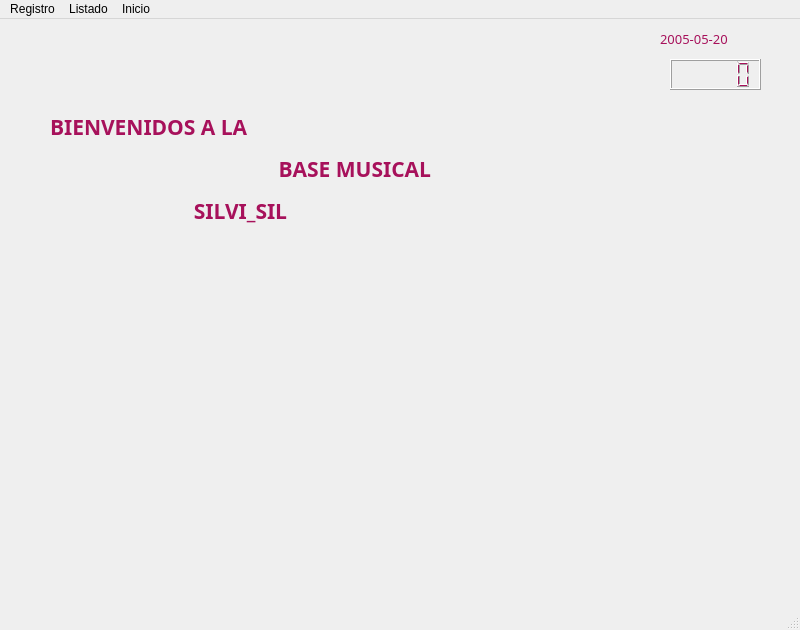
<?xml version="1.0" encoding="UTF-8"?>
<ui version="4.0">
 <class>music_window</class>
 <widget class="QMainWindow" name="music_window">
  <property name="geometry">
   <rect>
    <x>0</x>
    <y>0</y>
    <width>800</width>
    <height>630</height>
   </rect>
  </property>
  <property name="windowTitle">
   <string>Música es Vida</string>
  </property>
  <widget class="QWidget" name="centralwidget">
   <widget class="QLabel" name="lbl_bienvenida">
    <property name="geometry">
     <rect>
      <x>50</x>
      <y>70</y>
      <width>381</width>
      <height>161</height>
     </rect>
    </property>
    <property name="font">
     <font>
      <family>MV Boli</family>
      <pointsize>16</pointsize>
      <weight>50</weight>
      <bold>false</bold>
     </font>
    </property>
    <property name="text">
     <string>&lt;html&gt;&lt;head/&gt;&lt;body&gt;&lt;p&gt;&lt;span style=&quot; font-weight:600; color:#a7115b;&quot;&gt;BIENVENIDOS A LA &lt;/span&gt;&lt;/p&gt;&lt;p align=&quot;right&quot;&gt;&lt;span style=&quot; font-weight:600; color:#a7115b;&quot;&gt;BASE MUSICAL&lt;/span&gt;&lt;/p&gt;&lt;p align=&quot;center&quot;&gt;&lt;span style=&quot; font-weight:600; color:#a7115b;&quot;&gt;SILVI_SIL&lt;/span&gt;&lt;/p&gt;&lt;/body&gt;&lt;/html&gt;</string>
    </property>
   </widget>
   <widget class="QLCDNumber" name="lcdNumber">
    <property name="geometry">
     <rect>
      <x>670</x>
      <y>40</y>
      <width>91</width>
      <height>31</height>
     </rect>
    </property>
    <property name="font">
     <font>
      <family>MV Boli</family>
     </font>
    </property>
    <property name="styleSheet">
     <string notr="true">
color: rgb(167, 17, 91);</string>
    </property>
   </widget>
   <widget class="QLabel" name="txt_fecha">
    <property name="geometry">
     <rect>
      <x>660</x>
      <y>10</y>
      <width>121</width>
      <height>20</height>
     </rect>
    </property>
    <property name="font">
     <font>
      <family>MV Boli</family>
      <pointsize>10</pointsize>
     </font>
    </property>
    <property name="styleSheet">
     <string notr="true">color: rgb(167, 17, 91);</string>
    </property>
    <property name="text">
     <string>2005-05-20</string>
    </property>
   </widget>
  </widget>
  <widget class="QMenuBar" name="menubar">
   <property name="geometry">
    <rect>
     <x>0</x>
     <y>0</y>
     <width>800</width>
     <height>26</height>
    </rect>
   </property>
   <widget class="QMenu" name="menuRegistro">
    <property name="title">
     <string>Registro</string>
    </property>
    <addaction name="sub_menu_registro"/>
   </widget>
   <widget class="QMenu" name="menuListado">
    <property name="title">
     <string>Listado</string>
    </property>
    <addaction name="sub_meni_listado_canciones"/>
    <addaction name="sub_menu_tabla_Canciones"/>
   </widget>
   <widget class="QMenu" name="sub_menu_inicio">
    <property name="title">
     <string>Inicio</string>
    </property>
   </widget>
   <addaction name="menuRegistro"/>
   <addaction name="menuListado"/>
   <addaction name="sub_menu_inicio"/>
  </widget>
  <widget class="QStatusBar" name="statusbar"/>
  <action name="sub_menu_registro">
   <property name="text">
    <string>Nueva Canción</string>
   </property>
  </action>
  <action name="sub_meni_listado_canciones">
   <property name="text">
    <string>Listado Canciones</string>
   </property>
  </action>
  <action name="sub_menu_tabla_Canciones">
   <property name="text">
    <string>Tabla de Canciones</string>
   </property>
  </action>
  <action name="actionVolver_Home">
   <property name="text">
    <string>Volver Home</string>
   </property>
  </action>
 </widget>
 <resources/>
 <connections/>
</ui>
